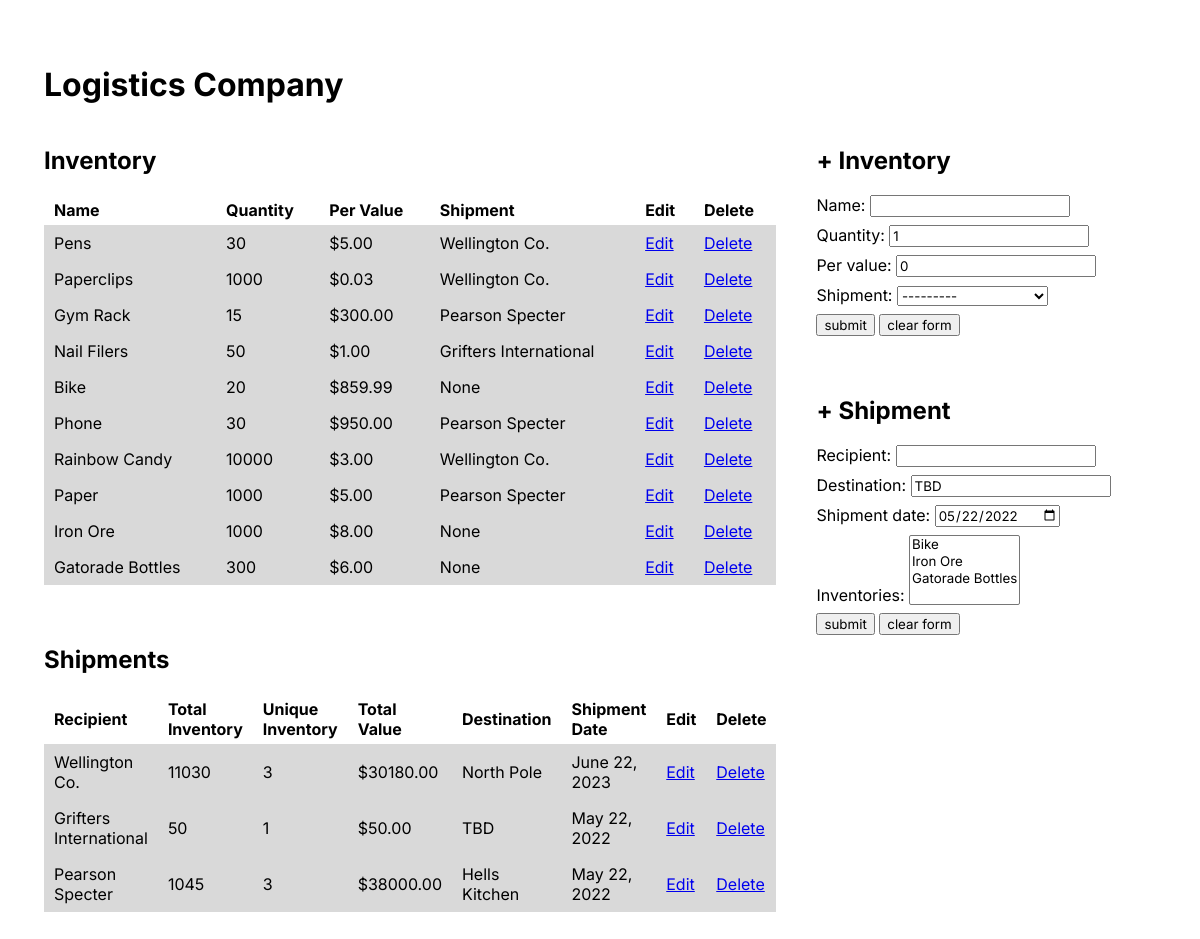
The page / on the database its author committed.
### app/models.py (models this page shows, shortened)
class Inventory(models.Model):
    name =  models.CharField(max_length=200, blank=False)
    quantity = models.IntegerField(default=1, null=False, blank=False)
    per_value = models.DecimalField(default=0, decimal_places=2, max_digits=10, null=False, blank=False)
    shipment = models.ForeignKey("Shipment", null=True, blank=True, on_delete=models.SET_NULL)
    date_created = models.DateTimeField(auto_now_add=True)
    class Meta:
        ordering = ('date_created',)
    def __str__(self):
        return "{}".format(self.name)

class Shipment(models.Model):
    recipient =  models.CharField(max_length=200, blank=False)
    destination = models.CharField(max_length=200, blank=True, default="TBD")
    shipment_date = models.DateField(null=True, blank=True)
    date_created = models.DateTimeField(auto_now_add=True)
    def total_inventory_count(self):
        count = 0
        for item in self.inventory_set.all():
            count += item.quantity
        return count
    def unique_inventory_count(self):
        return self.inventory_set.count()
    def total_value(self):
        value = 0
        for item in self.inventory_set.all():
            value += item.quantity * item.per_value
        return value
    class Meta:
        ordering = ('date_created',)
    def __str__(self):
        return "{}".format(self.recipient)

### app/views.py (the view, shortened to what this page needs)
# urls.py: path('', views.dashboard, name="dashboard"),
def dashboard(request, pk_type=None, pk=None):
    inventories = Inventory.objects.all()
    shipments = Shipment.objects.all()
    inventory_instance = None
    shipment_instance = None
    if pk_type == "inventory" and pk:
        inventory_instance = Inventory.objects.get(pk=pk)
    elif pk_type == "shipment" and pk:
        shipment_instance = Shipment.objects.get(pk=pk)
    inventory_form = InventoryForm(instance=inventory_instance)
    shipment_form = ShipmentForm(instance=shipment_instance)
    context = {
        'inventories':inventories,
        'shipments':shipments,
        'inventory_form': inventory_form,
        'shipment_form': shipment_form,
    }
    template_name = 'index.html'
    return render(request, template_name, context)

### app/forms.py (shortened to what this page needs)
class InventoryForm(forms.ModelForm):
    class Meta:
        model = Inventory
        fields = "__all__"

class ShipmentForm(forms.ModelForm):
    shipment_date = forms.DateField(widget=DateInput(attrs = {'value': datetime.now().strftime("%Y-%m-%d")}))
    inventories = forms.ModelMultipleChoiceField(required=False, queryset=Inventory.objects.filter(shipment=None))
    class Meta:
        model = Shipment
        fields = "__all__"

### templates/index.html (shortened to what this page needs)
{% load static %}
<!DOCTYPE html>
<html lang="en">
<head>
    <link rel="stylesheet" type="text/css" href="{% static 'main.css' %}">
</head>
<body>
    <h1>Logistics Company</h1>
    <div class="content">
        <div class="container left" id="left-container">
            <h2>Inventory</h2>
            <table>
                <tr class="thead">
                    <th>Name</th>
                    <th>Quantity</th>
                    <th>Per Value</th>
                    <th>Shipment</th>
                    <th>Edit</th>
                    <th>Delete</th>
                </tr>
                {% for inventory in inventories %}
                    <tr>
                        <td>{{inventory.name}}</td>
                        <td>{{inventory.quantity}}</td>
                        <td>${{inventory.per_value}}</td>
                        <td>{{inventory.shipment}}</td>
                        <td>
                            <a href="{% url 'load-instance' 'inventory' inventory.id %}">Edit</a>
                        </td>
                        <td>
                            <a href="{% url 'delete-object' 'inventory' inventory.id %}">Delete</a>
                        </td>
                    </tr>
                {% endfor %}
            </table>
            <h2>Shipments</h2>
            <table>
                <tr class="thead">
                    <th>Recipient</th>
                    <th>Total Inventory</th>
                    <th>Unique Inventory</th>
                    <th>Total Value</th>
                    <th>Destination</th>
                    <th>Shipment Date</th>
                    <th>Edit</th>
                    <th>Delete</th>
                </tr>
                {% for shipment in shipments %}
                <tr class="inventory">
                    <td>{{shipment.recipient}}</td>
                    <td>{{shipment.total_inventory_count}}</td>
                    <td>{{shipment.unique_inventory_count}}
                    </td>
                    <td>${{shipment.total_value}}</td>
                    <td>{{shipment.destination}}</td>
                    <td>{{shipment.shipment_date}}</td>
                    <td>
                        <a href="{% url 'load-instance' 'shipment' shipment.id %}">Edit</a>
                    </td>
                    <td>
                        <a href="{% url 'delete-object' 'shipment' shipment.id %}">Delete</a>
                    </td>
                </tr>
                {% endfor %}
            </table>
        </div>
        <div class="container right"  id="left-container">
            <h2>+ Inventory</h2>
            <form method="POST" id="inventory-form">
                {{inventory_form.as_ul}}
                <button>submit</button>
                <a href="{% url 'dashboard' %}"><button>clear form</button></a>
            </form>
            <h2>+ Shipment</h2>
            <form method="POST" id="shipment-form">
                {{shipment_form.as_ul}}
                <button>submit</button>
                <button formaction="{% url 'dashboard' %}">clear form</button>
            </form>
        </div>
    </div>
</body>
</html>

### static/main.css (style rules this page uses)
* { font-family: 'Inter', sans-serif; }
body { padding: 3%; }
.content { display: flex; flex-direction: row; }
.container { display: flex; flex-direction: column; padding-right: 40px; }
.container.left { flex: 4; }
.container.right { flex: 2; }
form, table { margin: 0 0 40px 0; border-collapse: collapse; }
form { width: fit-content; }
tr { background-color: #D9D9D9; }
.thead { background-color: none; background: none; }
th { text-align: left; padding: 5px 10px; }
td { position: relative; height: 100%; padding: 8px 10px; }
.inventory { position: relative; }
li { list-style-type: none; padding: 0 0 8px 0; }

### rows shown on the page
Inventory: name "Pens", quantity "30", per_value "5.00", shipment "Wellington Co."
Inventory: name "Paperclips", quantity "1000", per_value "0.03", shipment "Wellington Co."
Inventory: name "Gym Rack", quantity "15", per_value "300.00", shipment "Pearson Specter"
Inventory: name "Nail Filers", quantity "50", per_value "1.00", shipment "Grifters International"
Inventory: name "Bike", quantity "20", per_value "859.99", shipment "None"
Inventory: name "Phone", quantity "30", per_value "950.00", shipment "Pearson Specter"
Inventory: name "Rainbow Candy", quantity "10000", per_value "3.00", shipment "Wellington Co."
Inventory: name "Paper", quantity "1000", per_value "5.00", shipment "Pearson Specter"
Inventory: name "Iron Ore", quantity "1000", per_value "8.00", shipment "None"
Inventory: name "Gatorade Bottles", quantity "300", per_value "6.00", shipment "None"
Shipment: recipient "Wellington Co.", total_inventory_count "11030", unique_inventory_count "3", total_value "30180.00", destination "North Pole", shipment_date "June 22, 2023"
Shipment: recipient "Grifters International", total_inventory_count "50", unique_inventory_count "1", total_value "50.00", destination "TBD", shipment_date "May 22, 2022"
Shipment: recipient "Pearson Specter", total_inventory_count "1045", unique_inventory_count "3", total_value "38000.00", destination "Hells Kitchen", shipment_date "May 22, 2022"
